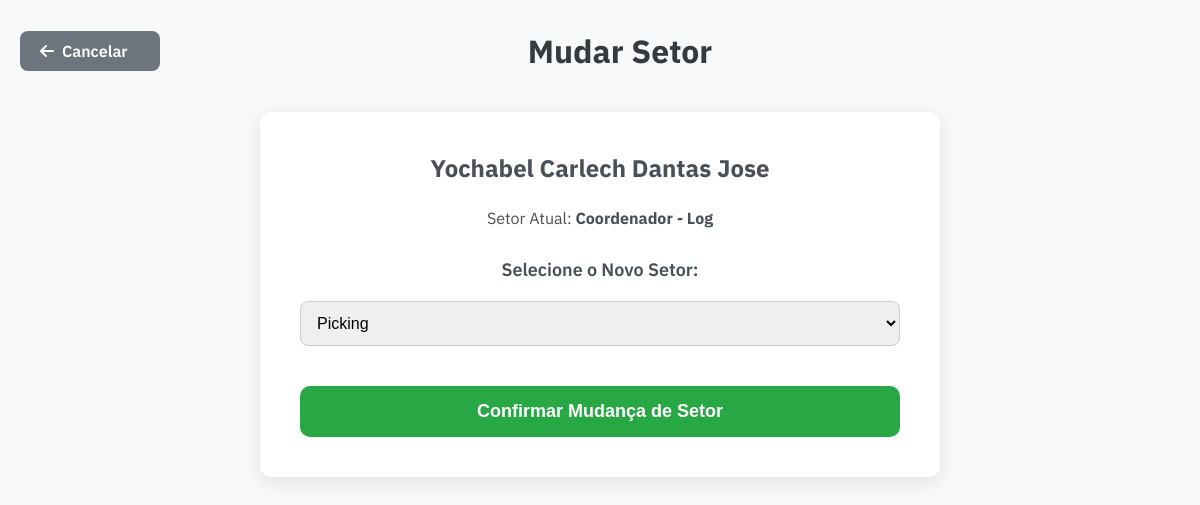
Page /colaborador/185/mudar_setor (signed in) on the earlier database version.
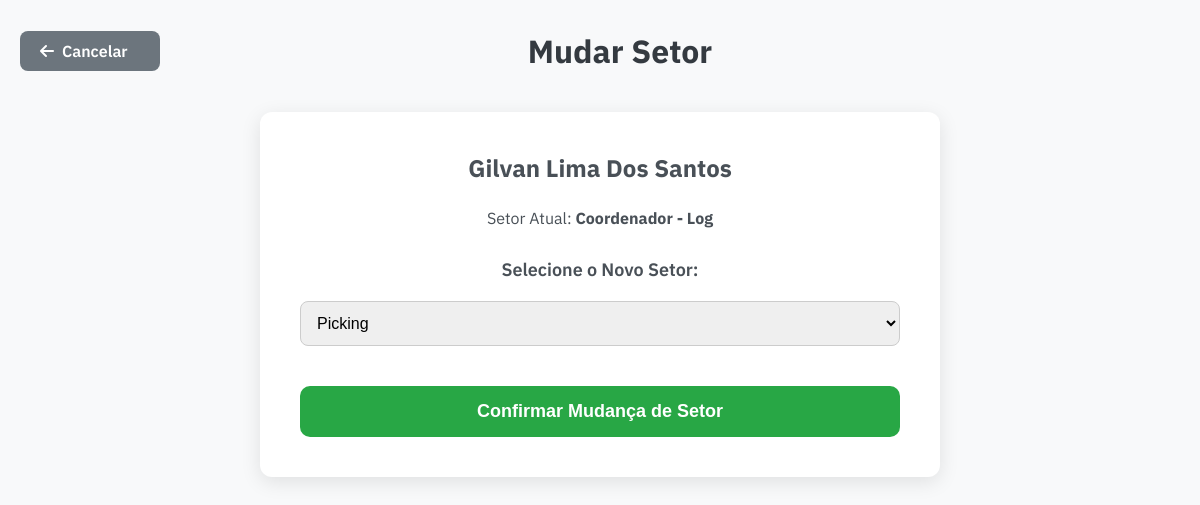
Same page on the later database version.
### app.py (models this page shows)
class Colaborador(db.Model):
    __tablename__ = 'colaboradores'
    id = db.Column(db.Integer, primary_key=True)
    nome_completo = db.Column(db.String(200), unique=True, nullable=False)
    cargo = db.Column(db.String(100))
    processo = db.Column(db.String(100))
    turno = db.Column(db.String(50))
    turno_num = db.Column(db.Integer)
    nome_gestor_imediato = db.Column(db.String(200))
    foto_url = db.Column(db.String(500))
    avaliacoes = db.relationship('Avaliacao', backref='colaborador', lazy=True, cascade="all, delete-orphan")
    insignias = db.relationship('Insignia', backref='colaborador', lazy=True, cascade="all, delete-orphan")
    pd_itens = db.relationship('PDI', backref='colaborador', lazy=True, cascade="all, delete-orphan")
    historico_avaliacoes = db.relationship('Historico', backref='colaborador', lazy=True, cascade="all, delete-orphan")

### app.py (the view)
@app.route('/colaborador/<int:colaborador_id>/mudar_setor', methods=['GET', 'POST'])
@login_required
def mudar_setor(colaborador_id):
    colaborador = Colaborador.query.get_or_404(colaborador_id)
    if request.method == 'POST':
        novo_setor = request.form.get('novo_setor')
        colaborador.processo = novo_setor
        db.session.commit()
        flash(f'Setor de {colaborador.nome_completo} alterado para {novo_setor}.', 'success')
        return redirect(url_for('detalhe_colaborador', colaborador_id=colaborador.id))
    todos_setores = [setor for setor in PESOS.keys() if setor != 'DEFAULT']
    todos_setores.append("Desligado")
    colaborador_dict = {
        'id': colaborador.id,
        'Nome_completo': colaborador.nome_completo,
        'Processo': colaborador.processo
    }
    return render_template('mudar_setor.html', colaborador=colaborador_dict, todos_setores=todos_setores)

### app.py (called while the page is built)
@login_manager.user_loader
def load_user(user_id):
    return User.query.get(int(user_id))

### templates/mudar_setor.html (shortened to what this page needs)
<!DOCTYPE html>
<html lang="pt-BR">
<head>
    <link rel="stylesheet" href="{{ url_for('static', filename='css/style.css') }}">
</head>
<body class="page-detalhe">
    <div class="container">
        <div class="header-com-voltar">
            <a href="{{ url_for('detalhe_colaborador', colaborador_id=colaborador.id) }}" class="back-btn">
                <i class="fa-solid fa-arrow-left"></i> Cancelar
            </a>
            <h1>Mudar Setor</h1>
        </div>
        <div class="change-sector-container">
            <h3>{{ colaborador.Nome_completo }}</h3>
            <p>Setor Atual: <strong>{{ colaborador.Processo }}</strong></p>
            <form method="POST" class="change-sector-form">
                <label for="setor-select">Selecione o Novo Setor:</label>
                <select name="novo_setor" id="setor-select">
                    {% for setor in todos_setores %}
                        <option value="{{ setor }}" {% if setor == colaborador.Processo %}disabled{% endif %}>
                            {{ setor }}
                        </option>
                    {% endfor %}
                </select>
                <button type="submit" class="salvar-btn">Confirmar Mudança de Setor</button>
            </form>
        </div>
    </div>
</body>
</html>

### static/css/style.css (style rules this page uses)
:root { --primary-color: #011E38; --success-color: #28a745; --warning-color: #ffc107; --danger-color: #dc3545; --light-gray: #f8f9fa; --dark-gray: #343a40; --text-color: #495057; }
body { font-family: 'IBM Plex Sans', sans-serif; background-color: var(--light-gray); color: var(--text-color); margin: 0; }
.container { max-width: 1200px; margin: 30px auto; padding: 0 20px; }
h1 { text-align: center; color: var(--dark-gray); margin-bottom: 40px; }
.salvar-btn { display: block; width: 100%; padding: 15px; font-size: 18px; font-weight: bold; color: white; background-color: var(--success-color); border: none; border-radius: 10px; cursor: pointer; margin-top: 20px; transition: background-color 0.3s; }
.header-com-voltar { display: flex; align-items: center; gap: 20px; margin-bottom: 20px; position: relative; }
.header-com-voltar h1 { margin: 0; flex-grow: 1; text-align: center; padding-right: 120px; }
.back-btn { display: inline-flex; align-items: center; gap: 8px; padding: 10px 20px; background-color: #6c757d; color: white; text-decoration: none; font-weight: 600; border-radius: 8px; transition: background-color 0.3s ease; white-space: nowrap; width: 100px; }
.change-sector-container { max-width: 600px; margin: 40px auto; background: white; padding: 40px; border-radius: 12px; box-shadow: 0 5px 20px rgba(0,0,0,0.1); text-align: center; }
.change-sector-container h3 { margin-top: 0; font-size: 24px; }
.change-sector-form { margin-top: 30px; display: flex; flex-direction: column; gap: 20px; }
.change-sector-form label { font-weight: 600; font-size: 18px; }
.change-sector-form select { padding: 12px; font-size: 16px; border-radius: 8px; border: 1px solid #ccc; }

Differences in the rows shown:
changed Colaborador "Coordenador - Log": Nome_completo "Yochabel Carlech Dantas Jose" → "Gilvan Lima Dos Santos"
